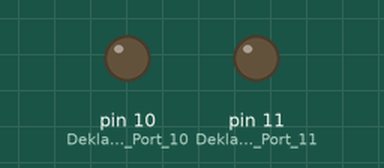
This sketch was run on a simulated Arduino Uno, built with avr-gcc and run on an emulated ATmega328P. On the bench: output pins drawn as LEDs (lit = HIGH).

Above: at 0.05 s.
At 2.0 s:
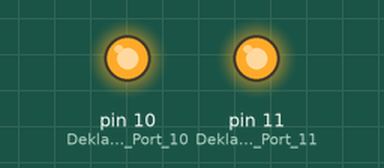
At 3.0 s:
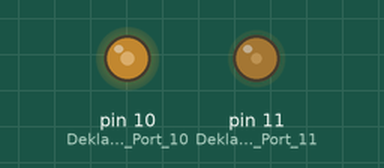
At 4.0 s:
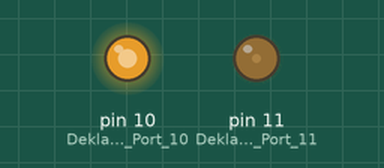
Timing chart, 0 to 5.2 s (numbered marks = the images above):
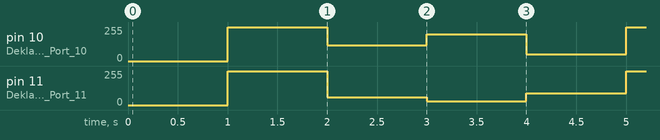

Measured:
- by itself, pin 10 (Deklariere_den_Port_10): repeats every 4.0 s: 120/255 1.0 s, 200/255 1.0 s, 50/255 1.0 s, 255/255 1.0 s
- by itself, pin 11 (Deklariere_den_Port_11): repeats every 4.0 s: 60/255 1.0 s, 30/255 1.0 s, 88/255 1.0 s, 255/255 1.0 s

The sketch:

Blink-Beispiel04.ino
```cpp
/*
  Arduino Blink Beispiel 04
  LEDs an den Ports 10 und 11, PWM Stufen
  FabLab Bayreuth Arduino Day 2018 JTL
*/


// Die setup Funktion wird nur einmal beim Start des Programmes ausgeführt
// z.B. wenn der RESET Taster gedrückt wurde oder das Board eingeschatet wurde

void setup() {
  pinMode(10, OUTPUT);    // Deklariere den Port 10, an dem die erste
                          // LED angeschlossen ist, als Ausgang
  pinMode(11, OUTPUT);    // Deklariere den Port 11, an dem die zweite
                          // LED angeschlossen ist, als Ausgang
}


// In der loop Funktion werden alle Anweisungen fortlaufend in einer endlosen Schleife wiederholt.

void loop() {
  delay(1000); // Warte 1000 ms
  analogWrite(10, 255); // Schalte die erste LED ganz an
  analogWrite(11, 255); // Schalte die zweite LED ganz an

  delay(1000); // Warte 1000 ms
  analogWrite(10, 120); // Schalte die erste LED mit nur 120 an
  analogWrite(11, 60); // Schalte die zweite LED mit nur 60 an

  delay(1000); // Warte 1000 ms
  analogWrite(10, 200); // Schalte die erste LED mit nur 200 an
  analogWrite(11, 30); // Schalte die zweite LED mit nur 30 an

  delay(1000); // Warte 1000 ms
  analogWrite(10, 50); // Schalte die erste LED mit nur 50 an
  analogWrite(11, 88); // Schalte die zweite LED mit nur 88 an
}
```
